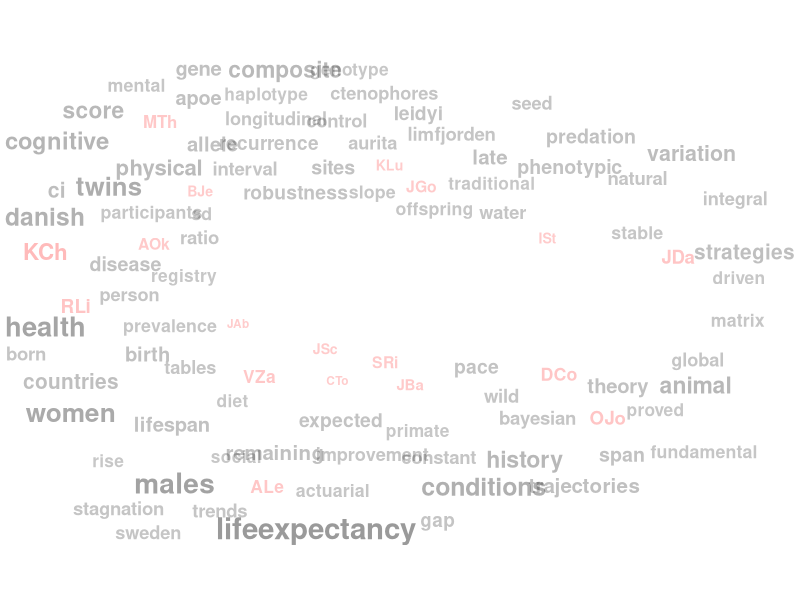

Write the R code that produced this figure.
############################################
# Co-word Analysis of MaxO Paper Abstracts #
############################################

# Biodemography is what we do. What we do is what we write. What do we write?
# This analysis shows how MaxO defines the field of Biodemography through their
# publication practice. The words in the paper abstracts and their co-occurences
# constitute a semantic network. Terms central to Biodemography will be central
# in the network while more specialised bidemographical sub-topics will
# constitute sub-networks of terms.

# Init --------------------------------------------------------------------

library(tidyverse)
library(igraph)

# Input -------------------------------------------------------------------

# maxo publication records
pub <-
  readxl::read_excel(
    "publication_list.xlsx",
    sheet = "publications",
    na = "NA"
  )
aut <-
  readxl::read_excel(
    "publication_list.xlsx",
    sheet = "authors",
    na = "NA"
  )
link <-
  readxl::read_excel(
    "publication_list.xlsx",
    sheet = "publication_author_link",
    na = "NA"
  )

linkaut <-
  left_join(link, aut, by = "author_id")

# Preparing text corpus ---------------------------------------------------

# stopwords manually determined by looking though the list of words in corpus
additional_stopwords <-
  # words I deem un-informative
  c("increase", "estimated", "lived", "compared", "related",
    "specific", "suggest", "based", "level", "significantly",
    "dependent", "environmental", "including", "observed",
    "developed", "examine", "found", "assessed", "determine",
    "result", "approach", "investigate", "understanding",
    "affect", "os", "exist", "factors", "contribute",
    "evidence", "low", "provide", "ss", "support",
    "abundance", "addition", "major", "account", "common",
    "linkage", "reduced", "revealed", "set", "term", "due",
    "reported", "total", "applications", "applied", "average",
    "discuss", "examples", "i.e", "limited", "occurred",
    "underlying", "values", "calculated", "concept",
    "considerable", "consistent", "produced", "aim", "aspect",
    "captures", "conducted", "familial", "lower", "require",
    "strong", "target", "variants", "analyzed", "approximately",
    "closely", "collected", "complete", "evaluate", "experienced",
    "expressed", "focus", "growing", "half", "illustrate",
    "interpretation", "obtained", "preferred", "previously",
    "rapidly", "reach", "status", "type", "varied", "suggested",
    "regard", "similar", "lead", "simple", "describe", "role", "e.g.",
    "e.g", "introduce", "key", "accounting", "difficult", "literature",
    "explain", "achieve", "range", "wide", "contributions",
    "identified", "established", "additional", "form", "plot",
    "directions", "combined", "recent", "examined", "reveal", "main",
    # extra stopwords found in many abstracts
    "abstract", "objective", "objectives",
    "conclusion", "conclusions", "contribution",
    "methods", "background", "results")

# preparing the text corpus
corpus <-
  pub %>%
  # turn some important 2-grams into single words
  mutate(
    publication_abstract =
      gsub(
        pattern = "life expectancy",
        replacement = "lifeexpectancy",
        publication_abstract, ignore.case = TRUE)
  ) %>%
  # split abstracts into single words (tokenization)
  # this automatically removes punctuation and whitespace
  tidytext::unnest_tokens(
    output = term, input = publication_abstract, token = "words"
  ) %>%
  # normalize words
  mutate(
    # transform to lowercase
    term =
      str_to_lower(term) %>%
      # transform special chars to standard ascii (transliteration)
      stringi::stri_trans_general("Latin-ASCII") %>%
      # remove numbers or "words" containing numbers
      {ifelse(grepl("[0-9]", .), NA, .)}
  ) %>%
  filter(!is.na(term)) %>%
  # stem the words
  mutate(
    term_stem =
      SnowballC::wordStem(words = term, language = "eng")
  ) %>%
  # replace each stemmed word with its most frequent un-stemmed form
  group_by(term_stem) %>%
  mutate(
    term_stem_proxy =
      names(sort(table(term), decreasing = TRUE))[1]
  ) %>%
  ungroup() %>%
  # remove stopwords
  anti_join(
    tidytext::stop_words,
    by = c("term_stem_proxy" = "word")
  ) %>%
  anti_join(
    tibble(word = additional_stopwords),
    by = c("term_stem_proxy" = "word")
  ) %>%
  # discard words occuring only a few times in whole corpus
  group_by(term_stem_proxy) %>%
  filter(n() > 6) %>%
  arrange(publication_id) %>%
  ungroup()
glimpse(corpus)

# merge author names into corpus
corpus <-
  corpus %>%
  group_by(publication_id) %>%
  do({
    # the maxo-authors of the given paper
    paper_maxo_aut <-
      filter(linkaut,
             publication_id == .$publication_id[1],
             grepl("*max", x = author_paper_affil)) %>%
      select(author_name_short) %>% unlist()
    tibble(
      term = c(.$term_stem_proxy, paper_maxo_aut),
      type = c(rep("topic", length(.$term_stem_proxy)),
               rep("author", length(paper_maxo_aut)))
    )
  })

# Term frequency ----------------------------------------------------------

# calculate term frequencies
term_freq <-
  corpus %>%
  group_by(term) %>%
  summarise(
    # term type
    type = type[1],
    # term frequency
    tf  = n(),
    # inverse document frequency
    idf = log(length(unique(corpus$publication_id))/length(unique(publication_id))),
    # weighted term frequency
    tf_idf = tf*idf
    ) %>%
  ungroup() %>%
  arrange(desc(tf))

# Calculate distance matrix between words ---------------------------------

# generate co-occurence matrix of terms and igraph object
term_cooc <-
  table(corpus$publication_id, corpus$term) %>%
  crossprod()

# convert co-occurence matrix into undirected graph
term_graph <-
  term_cooc %>%
  graph_from_adjacency_matrix(
    mode = "undirected", weighted = TRUE, diag = FALSE
  ) %>%
  as_data_frame() %>%
  graph_from_data_frame(directed = FALSE, vertices = term_freq) %>%
  # delete edges between authors
  # (we only want to see their relation to terms, not between each other)
  {delete.edges(
    .,
    E(.)[V(.)[type == "author"] %--% V(.)[type == "author"]]
  )}

term_distances <- distances(term_graph, algorithm = 'unweighted')

# Dimensionality reduction of distance matrix -----------------------------

# metric dimensional scaling with unweighted shortest paths matrix
# (degrees of separation) between any two words based on co-occurence relations
set.seed(4)
xy_positions <-
  layout_with_mds(
    term_graph, dim = 2,
    dist = term_distances
  ) %>% as_tibble(.name_repair = function (x) c('x', 'y'))

# Plot topically clustered wordcloud --------------------------------------

data_for_plot <-
  bind_cols(
    label = V(term_graph)$name,
    tf = V(term_graph)$tf,
    type = V(term_graph)$type,
    xy_positions
  )

# topical cluster word-cloud
# merge coocurence matrix with node attributes and make graph
ggplot(data_for_plot) +
  ggrepel::geom_text_repel(
    aes(
      x = x, y = y,
      label = label, size = tf, alpha = tf, color = type
    ),
    fontface = "bold",
    # we avoid overlap and reduce distance between nodes by
    # using a force directed layout algorithm
    force = 0.1, segment.size = NA
  ) +
  scale_size(range = c(3,12), guide = "none") +
  scale_alpha(range = c(0.2, 1), guide = "none") +
  scale_color_manual(values = c("red", "black"), guide = "none") +
  coord_fixed(ratio = 0.7) +
  theme_void()
